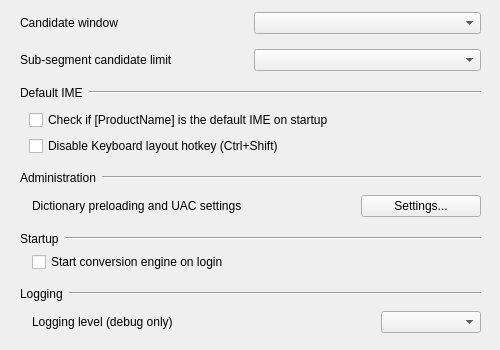
    <widget class="QWidget" name="miscTab">
     <attribute name="title">
      <string>Misc</string>
     </attribute>
     <widget class="QWidget" name="widgetMisc" native="true">
      <property name="geometry">
       <rect>
        <x>20</x>
        <y>10</y>
        <width>471</width>
        <height>331</height>
       </rect>
      </property>
      <property name="sizePolicy">
       <sizepolicy hsizetype="Preferred" vsizetype="Fixed">
        <horstretch>0</horstretch>
        <verstretch>0</verstretch>
       </sizepolicy>
      </property>
      <layout class="QVBoxLayout" name="verticalLayout">
       <property name="spacing">
        <number>15</number>
       </property>
       <property name="leftMargin">
        <number>0</number>
       </property>
       <property name="topMargin">
        <number>2</number>
       </property>
       <property name="rightMargin">
        <number>5</number>
       </property>
       <property name="bottomMargin">
        <number>0</number>
       </property>
       <item>
        <widget class="QWidget" name="miscCandidateWindowWidget" native="true">
         <property name="sizePolicy">
          <sizepolicy hsizetype="Preferred" vsizetype="Fixed">
           <horstretch>0</horstretch>
           <verstretch>0</verstretch>
          </sizepolicy>
         </property>
         <layout class="QVBoxLayout" name="verticalLayout_candidate_window">
          <property name="spacing">
           <number>10</number>
          </property>
          <property name="leftMargin">
           <number>0</number>
          </property>
          <property name="topMargin">
           <number>0</number>
          </property>
          <property name="rightMargin">
           <number>5</number>
          </property>
          <property name="bottomMargin">
           <number>0</number>
          </property>
          <item>
           <widget class="QWidget" name="widget_candidate_window" native="true">
            <layout class="QHBoxLayout" name="horizontalLayout_candidate_window">
             <property name="margin">
              <number>0</number>
             </property>
             <item>
              <widget class="QLabel" name="candidateWindowLabel">
               <property name="text">
                <string>Candidate window</string>
               </property>
              </widget>
             </item>
             <item>
              <widget class="QComboBox" name="candidateWindowComboBox">
               <property name="minimumSize">
                <size>
                 <width>120</width>
                 <height>0</height>
                </size>
               </property>
              </widget>
             </item>
            </layout>
           </widget>
          </item>
         </layout>
        </widget>
       </item>
       <item>
        <widget class="QWidget" name="miscSubSegmentWidget" native="true">
         <property name="sizePolicy">
          <sizepolicy hsizetype="Preferred" vsizetype="Fixed">
           <horstretch>0</horstretch>
           <verstretch>0</verstretch>
          </sizepolicy>
         </property>
         <layout class="QVBoxLayout" name="verticalLayout_subsegment">
          <property name="spacing">
           <number>10</number>
          </property>
          <property name="leftMargin">
           <number>0</number>
          </property>
          <property name="topMargin">
           <number>0</number>
          </property>
          <property name="rightMargin">
           <number>5</number>
          </property>
          <property name="bottomMargin">
           <number>0</number>
          </property>
          <item>
           <widget class="QWidget" name="widget_subsegment" native="true">
            <layout class="QHBoxLayout" name="horizontalLayout_subsegment">
             <property name="margin">
              <number>0</number>
             </property>
             <item>
              <widget class="QLabel" name="subSegmentCandidateLimitLabel">
               <property name="text">
                <string>Sub-segment candidate limit</string>
               </property>
              </widget>
             </item>
             <item>
              <widget class="QComboBox" name="subSegmentCandidateLimitComboBox">
               <property name="minimumSize">
                <size>
                 <width>120</width>
                 <height>0</height>
                </size>
               </property>
              </widget>
             </item>
            </layout>
           </widget>
          </item>
         </layout>
        </widget>
       </item>
       <item>
        <widget class="QWidget" name="miscDefaultIMEWidget" native="true">
         <property name="sizePolicy">
          <sizepolicy hsizetype="Preferred" vsizetype="Fixed">
           <horstretch>0</horstretch>
           <verstretch>0</verstretch>
          </sizepolicy>
         </property>
         <layout class="QVBoxLayout" name="verticalLayout_3">
          <property name="spacing">
           <number>10</number>
          </property>
          <property name="leftMargin">
           <number>0</number>
          </property>
          <property name="topMargin">
           <number>0</number>
          </property>
          <property name="rightMargin">
           <number>5</number>
          </property>
          <property name="bottomMargin">
           <number>0</number>
          </property>
          <item>
           <widget class="QWidget" name="widget_3" native="true">
            <property name="sizePolicy">
             <sizepolicy hsizetype="Preferred" vsizetype="Fixed">
              <horstretch>0</horstretch>
              <verstretch>0</verstretch>
             </sizepolicy>
            </property>
            <layout class="QHBoxLayout" name="horizontalLayout_5">
             <property name="spacing">
              <number>6</number>
             </property>
             <property name="margin">
              <number>0</number>
             </property>
             <item>
              <widget class="QLabel" name="checkDefaultLabel">
               <property name="text">
                <string>Default IME</string>
               </property>
              </widget>
             </item>
             <item>
              <widget class="Line" name="checkDefaultLine">
               <property name="sizePolicy">
                <sizepolicy hsizetype="MinimumExpanding" vsizetype="Fixed">
                 <horstretch>0</horstretch>
                 <verstretch>0</verstretch>
                </sizepolicy>
               </property>
               <property name="orientation">
                <enum>Qt::Horizontal</enum>
               </property>
              </widget>
             </item>
            </layout>
           </widget>
          </item>
          <item>
           <widget class="QWidget" name="widget_4" native="true">
            <property name="sizePolicy">
             <sizepolicy hsizetype="Preferred" vsizetype="Fixed">
              <horstretch>0</horstretch>
              <verstretch>0</verstretch>
             </sizepolicy>
            </property>
            <layout class="QVBoxLayout" name="verticalLayout_2">
             <property name="topMargin">
              <number>0</number>
             </property>
             <property name="rightMargin">
              <number>0</number>
             </property>
             <property name="bottomMargin">
              <number>0</number>
             </property>
             <item>
              <widget class="QCheckBox" name="checkDefaultCheckBox">
               <property name="sizePolicy">
                <sizepolicy hsizetype="Minimum" vsizetype="Fixed">
                 <horstretch>0</horstretch>
                 <verstretch>0</verstretch>
                </sizepolicy>
               </property>
               <property name="text">
                <string>Check if [ProductName] is the default IME on startup</string>
               </property>
               <property name="tristate">
                <bool>false</bool>
               </property>
              </widget>
             </item>
             <item>
              <widget class="QCheckBox" name="IMEHotKeyDisabledCheckBox">
               <property name="text">
                <string>Disable Keyboard layout hotkey (Ctrl+Shift)</string>
               </property>
              </widget>
             </item>
            </layout>
           </widget>
          </item>
         </layout>
        </widget>
       </item>
       <item>
        <widget class="QWidget" name="miscAdministrationWidget" native="true">
         <property name="sizePolicy">
          <sizepolicy hsizetype="Preferred" vsizetype="Fixed">
           <horstretch>0</horstretch>
           <verstretch>0</verstretch>
          </sizepolicy>
         </property>
         <layout class="QVBoxLayout" name="verticalLayout_4">
          <property name="spacing">
           <number>10</number>
          </property>
          <property name="leftMargin">
           <number>0</number>
          </property>
          <property name="topMargin">
           <number>0</number>
          </property>
          <property name="rightMargin">
           <number>5</number>
          </property>
          <property name="bottomMargin">
           <number>0</number>
          </property>
          <item>
           <widget class="QWidget" name="widget_7" native="true">
            <property name="sizePolicy">
             <sizepolicy hsizetype="Preferred" vsizetype="Fixed">
              <horstretch>0</horstretch>
              <verstretch>0</verstretch>
             </sizepolicy>
            </property>
            <layout class="QHBoxLayout" name="horizontalLayout_7">
             <property name="spacing">
              <number>6</number>
             </property>
             <property name="margin">
              <number>0</number>
             </property>
             <item>
              <widget class="QLabel" name="administrationLabel">
               <property name="text">
                <string>Administration</string>
               </property>
              </widget>
             </item>
             <item>
              <widget class="Line" name="administrationLine">
               <property name="sizePolicy">
                <sizepolicy hsizetype="MinimumExpanding" vsizetype="Fixed">
                 <horstretch>0</horstretch>
                 <verstretch>0</verstretch>
                </sizepolicy>
               </property>
               <property name="orientation">
                <enum>Qt::Horizontal</enum>
               </property>
              </widget>
             </item>
            </layout>
           </widget>
          </item>
          <item>
           <widget class="QWidget" name="widget_8" native="true">
            <property name="sizePolicy">
             <sizepolicy hsizetype="Preferred" vsizetype="Fixed">
              <horstretch>0</horstretch>
              <verstretch>0</verstretch>
             </sizepolicy>
            </property>
            <layout class="QGridLayout" name="gridLayout_7">
             <property name="leftMargin">
              <number>12</number>
             </property>
             <property name="topMargin">
              <number>0</number>
             </property>
             <property name="rightMargin">
              <number>0</number>
             </property>
             <property name="bottomMargin">
              <number>0</number>
             </property>
             <item row="0" column="0">
              <widget class="QLabel" name="dictionaryPreloadingAndUACLabel">
               <property name="text">
                <string>Dictionary preloading and UAC settings</string>
               </property>
              </widget>
             </item>
             <item row="0" column="2">
              <widget class="QPushButton" name="launchAdministrationDialogButton">
               <property name="minimumSize">
                <size>
                 <width>120</width>
                 <height>0</height>
                </size>
               </property>
               <property name="text">
                <string>Settings...</string>
               </property>
              </widget>
             </item>
             <item row="0" column="1">
              <spacer name="horizontalSpacer_9">
               <property name="orientation">
                <enum>Qt::Horizontal</enum>
               </property>
               <property name="sizeHint" stdset="0">
                <size>
                 <width>40</width>
                 <height>20</height>
                </size>
               </property>
              </spacer>
             </item>
            </layout>
           </widget>
          </item>
         </layout>
        </widget>
       </item>
       <item>
        <widget class="QWidget" name="miscStartupWidget" native="true">
         <property name="sizePolicy">
          <sizepolicy hsizetype="Preferred" vsizetype="Fixed">
           <horstretch>0</horstretch>
           <verstretch>0</verstretch>
          </sizepolicy>
         </property>
         <layout class="QVBoxLayout" name="verticalLayout_7">
          <property name="leftMargin">
           <number>0</number>
          </property>
          <property name="topMargin">
           <number>0</number>
          </property>
          <property name="rightMargin">
           <number>5</number>
          </property>
          <property name="bottomMargin">
           <number>0</number>
          </property>
          <item>
           <widget class="QWidget" name="widget_11" native="true">
            <property name="sizePolicy">
             <sizepolicy hsizetype="Preferred" vsizetype="Fixed">
              <horstretch>0</horstretch>
              <verstretch>0</verstretch>
             </sizepolicy>
            </property>
            <layout class="QHBoxLayout" name="horizontalLayout_19">
             <property name="margin">
              <number>0</number>
             </property>
             <item>
              <widget class="QLabel" name="startupLabel">
               <property name="text">
                <string>Startup</string>
               </property>
              </widget>
             </item>
             <item>
              <widget class="Line" name="startupLine">
               <property name="sizePolicy">
                <sizepolicy hsizetype="MinimumExpanding" vsizetype="Fixed">
                 <horstretch>0</horstretch>
                 <verstretch>0</verstretch>
                </sizepolicy>
               </property>
               <property name="orientation">
                <enum>Qt::Horizontal</enum>
               </property>
              </widget>
             </item>
            </layout>
           </widget>
          </item>
          <item>
           <widget class="QWidget" name="widget_12" native="true">
            <layout class="QVBoxLayout" name="verticalLayout_6">
             <property name="leftMargin">
              <number>12</number>
             </property>
             <property name="topMargin">
              <number>0</number>
             </property>
             <property name="rightMargin">
              <number>0</number>
             </property>
             <property name="bottomMargin">
              <number>0</number>
             </property>
             <item>
              <widget class="QCheckBox" name="startupCheckBox">
               <property name="text">
                <string>Start conversion engine on login</string>
               </property>
              </widget>
             </item>
            </layout>
           </widget>
          </item>
         </layout>
        </widget>
       </item>
       <item>
        <widget class="QWidget" name="miscLoggingWidget" native="true">
         <property name="sizePolicy">
          <sizepolicy hsizetype="Preferred" vsizetype="Fixed">
           <horstretch>0</horstretch>
           <verstretch>0</verstretch>
          </sizepolicy>
         </property>
         <layout class="QVBoxLayout" name="verticalLayout_5">
          <property name="spacing">
           <number>10</number>
          </property>
          <property name="leftMargin">
           <number>0</number>
          </property>
          <property name="topMargin">
           <number>0</number>
          </property>
          <property name="rightMargin">
           <number>5</number>
          </property>
          <property name="bottomMargin">
           <number>0</number>
          </property>
          <item>
           <widget class="QWidget" name="widget_9" native="true">
            <property name="sizePolicy">
             <sizepolicy hsizetype="Preferred" vsizetype="Fixed">
              <horstretch>0</horstretch>
              <verstretch>0</verstretch>
             </sizepolicy>
            </property>
            <layout class="QHBoxLayout" name="horizontalLayout_13">
             <property name="margin">
              <number>0</number>
             </property>
             <item>
              <widget class="QLabel" name="loggingLabel">
               <property name="text">
                <string>Logging</string>
               </property>
              </widget>
             </item>
             <item>
              <widget class="Line" name="loggingLine">
               <property name="sizePolicy">
                <sizepolicy hsizetype="MinimumExpanding" vsizetype="Fixed">
                 <horstretch>0</horstretch>
                 <verstretch>0</verstretch>
                </sizepolicy>
               </property>
               <property name="orientation">
                <enum>Qt::Horizontal</enum>
               </property>
              </widget>
             </item>
            </layout>
           </widget>
          </item>
          <item>
           <widget class="QWidget" name="widget_10" native="true">
            <property name="sizePolicy">
             <sizepolicy hsizetype="Preferred" vsizetype="Fixed">
              <horstretch>0</horstretch>
              <verstretch>0</verstretch>
             </sizepolicy>
            </property>
            <layout class="QHBoxLayout" name="horizontalLayout_15">
             <property name="leftMargin">
              <number>12</number>
             </property>
             <property name="topMargin">
              <number>0</number>
             </property>
             <property name="rightMargin">
              <number>0</number>
             </property>
             <property name="bottomMargin">
              <number>0</number>
             </property>
             <item>
              <widget class="QLabel" name="verboseLevelLabel">
               <property name="text">
                <string>Logging level (debug only)</string>
               </property>
              </widget>
             </item>
             <item>
              <spacer name="horizontalSpacer_13">
               <property name="orientation">
                <enum>Qt::Horizontal</enum>
               </property>
               <property name="sizeHint" stdset="0">
                <size>
                 <width>40</width>
                 <height>20</height>
                </size>
               </property>
              </spacer>
             </item>
             <item>
              <widget class="QComboBox" name="verboseLevelComboBox">
               <property name="minimumSize">
                <size>
                 <width>100</width>
                 <height>0</height>
                </size>
               </property>
              </widget>
             </item>
            </layout>
           </widget>
          </item>
         </layout>
        </widget>
       </item>
       <item>
        <spacer name="verticalSpacer_2">
         <property name="orientation">
          <enum>Qt::Vertical</enum>
         </property>
         <property name="sizeHint" stdset="0">
          <size>
           <width>20</width>
           <height>40</height>
          </size>
         </property>
        </spacer>
       </item>
      </layout>
     </widget>
    </widget>
